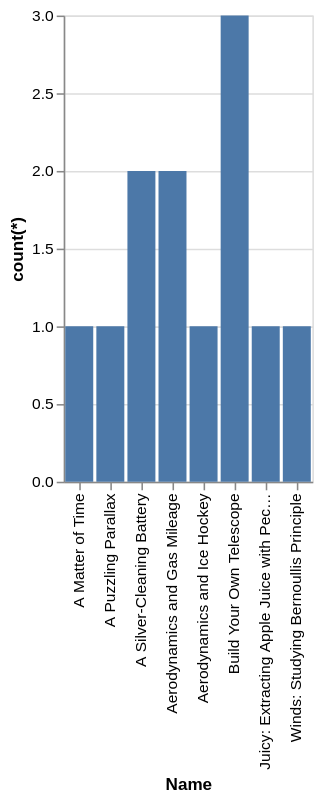

This figure's Vega-Lite source:
### Vega-Lite specification from a JSON file in a GitHub repository (floating-point values rounded to 4 significant figures)
{"data": {"values": [{"x_data": "A Matter of Time", "y_data": 1}, {"x_data": "A Puzzling Parallax", "y_data": 1}, {"x_data": "A Silver-Cleaning Battery", "y_data": 2}, {"x_data": "Aerodynamics and Gas Mileage", "y_data": 2}, {"x_data": "Aerodynamics and Ice Hockey", "y_data": 1}, {"x_data": "Build Your Own Telescope", "y_data": 3}, {"x_data": "Juicy: Extracting Apple Juice with Pectinase", "y_data": 1}, {"x_data": "Winds: Studying Bernoullis Principle", "y_data": 1}]}, "mark": "bar", "encoding": {"x": {"field": "x_data", "type": "nominal", "title": "Name", "sort": "ascending"}, "y": {"field": "y_data", "type": "quantitative", "title": "count(*)"}}}
